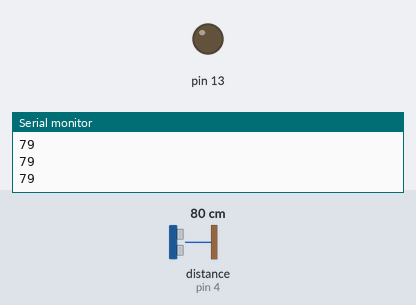
Simulated run of this sketch. Board: Arduino Uno, built with avr-gcc and run on an emulated ATmega328P. Shown: output pins drawn as LEDs (lit = HIGH), the last lines printed to the serial monitor. Wiring (inferred from the names in the program): ultrasonic range finder: trigger pin 3; echo pin 4. Inputs (shaded band) come from the test bench; at power-on: distance to the obstacle (sensor on pin 4) 80 cm. The echo pulse lasts 58.3 µs per cm; pins used as bus, display or sensor lines are not drawn.

Above: at 1.2 s.
1.3 s: distance to the obstacle (sensor on pin 4) set to 2 cm
At 2.5 s:
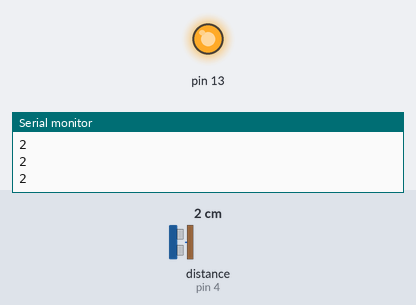
2.8 s: distance to the obstacle (sensor on pin 4) set to 4 cm
4.3 s: distance to the obstacle (sensor on pin 4) set to 7 cm
At 5.8 s:
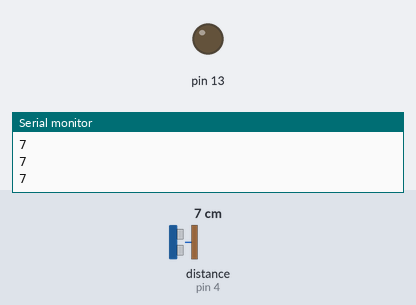
Timing chart, 0 to 7.3 s (numbered marks = the images above; inputs shaded):
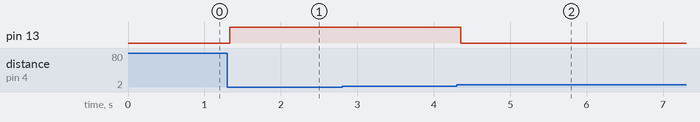

Measured:
- the behaviour switches between 5 and 6 cm on distance to the obstacle (sensor on pin 4) (found by bisection; images 1 and 2)
- after the input at 1.3 s, pin 13: LOW → HIGH at once
- after the input at 4.3 s, pin 13: HIGH → LOW after 0.06 s

The sketch:

ultrasonic_code.ino
```cpp
int trig=3;
int echo=4;
void setup()
{
  Serial.begin(9600);
pinMode(trig, OUTPUT);
pinMode(echo, INPUT);
pinMode(13, OUTPUT);
}

void loop()
{
int duration, distance;
digitalWrite(trig,HIGH);
delay(1);
digitalWrite(trig,LOW);
duration = pulseIn(echo,HIGH); // gives time for which pulse is high in microseconds
distance = (duration/2)/29.1; // gives dist in cm...... dist= (time/2)* speed...... speed= 0.0343 cm/microsec.....
// if distance less than 0.5 meter and more than 0 (0 or less means over range)
Serial.println(distance);
if (distance <= 5 && distance >= 0)
digitalWrite(13, HIGH);
else
digitalWrite(13, LOW);
// Waiting 60 ms won't hurt any one
delay(60);
}
```
